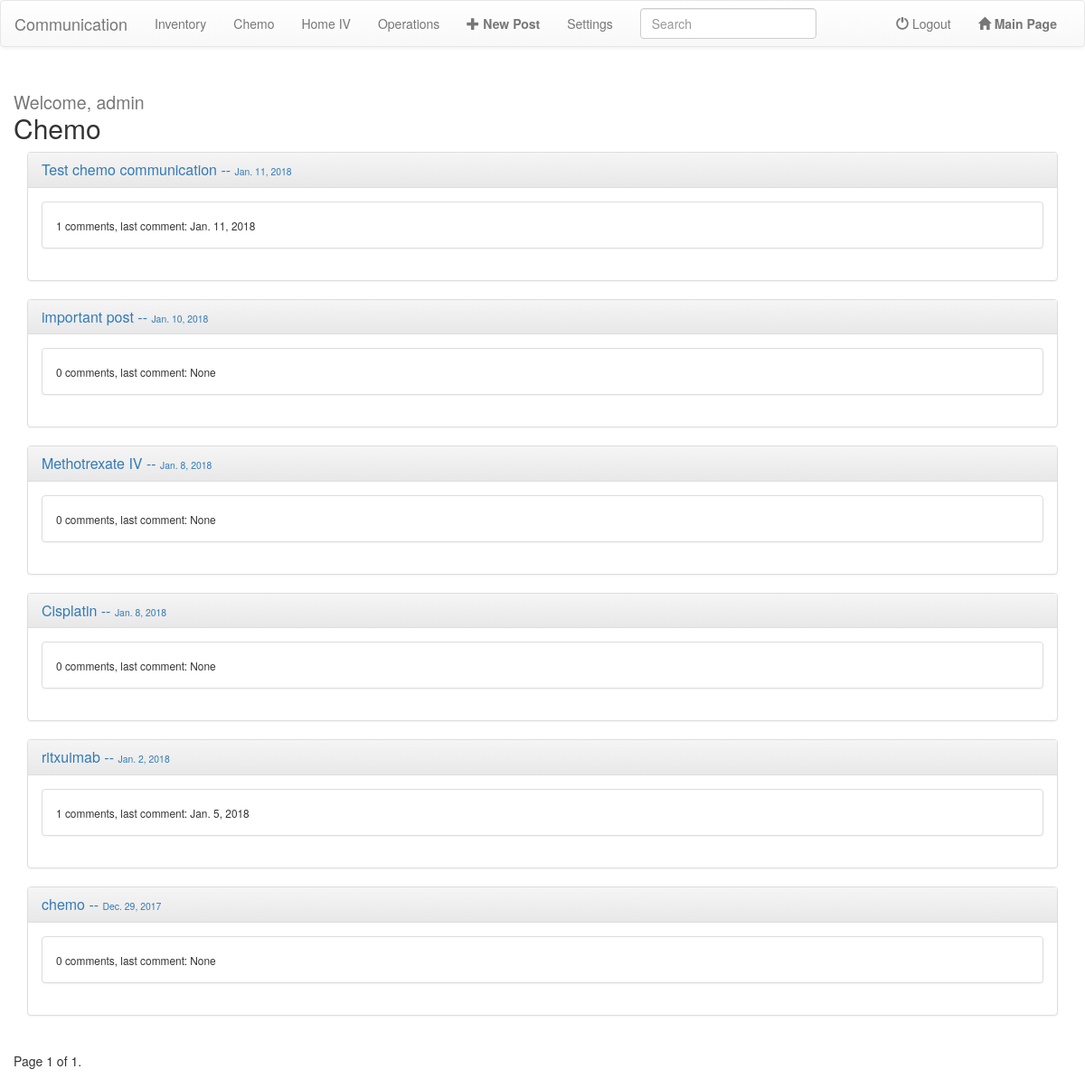
The app's page /staffcom/chemo/ (signed in) with its own data.
### staffcom/models.py (models this page shows, shortened)
class Comm_Item(models.Model):
	comm_types = [('Inventory','Inventory'),('Chemo','Chemo'),('Operation', 'Operation'), ('HomeIV','HOMEIV'),]
	title = models.CharField(max_length = 200, unique = True, help_text = "<br/>This could be drug name, or shift name, refer to guidelines of use.")
	comm_type = models.CharField(max_length=10, choices=comm_types, default = 'OPS')
	descr = HTMLField()
	date = models.DateField(auto_now=True)
	visible = models.BooleanField(default=True)
	created_by = models.ForeignKey(User, default = "", null=True, blank=True)

### staffcom/views.py (the view)
class View_with_PHI(LoginRequiredMixin, TypeofView):
	pass

### staffcom/views.py (called while the page is built)
	def get_queryset(self):
		rtn_query_list = Comm_Item.objects.filter(comm_type=self.commtype, visible=True).order_by('-date', '-title').annotate(
			num_comments=Count('comments'), earliest_comment=Min('comments__date_time'))
		paginator = Paginator(rtn_query_list, 10)
		page = self.request.GET.get('page')
		try:
			rtn_query = paginator.page(page)
		except PageNotAnInteger:
			rtn_query = paginator.page(1)
		except EmptyPage:
			rtn_query = paginator.page(paginator.num_pages)
		return rtn_query

	def get_context_data(self, **kwargs):
		viewname = super(TypeofView, self).get_context_data(**kwargs)
		viewname['viewname'] = self.commtype
		viewname['username'] = self.request.user.get_username()
		return viewname

### staffcom/templates/staffcom/frontpage.html (shortened to what this page needs)
{% extends 'staffcom/mainpage.html' %}
{% block content %}
<div class='container'>
	<div class = 'row' id ='list_view'>
		{% include 'staffcom/list.html' %}
	</div>
</div>
{% endblock %}

### staffcom/templates/staffcom/list.html (shortened to what this page needs)
<h2>
{% if user.is_authenticated %}
<small>Welcome, {{ username }}</small>
<br>
{% endif %}
{{ viewname }}</h2>
	{% for com in inv_com %}
		<div class ='col-md-12'>
			<div class="panel panel-default">
					<div class="panel-heading">
						<a href="{% url 'details' pk=com.pk %}">
					    	<h2 class="panel-title">{{ com.title }} -- <small>{{com.date}}</small></h2>
					    </a>
					</div>
				<div class="panel-body">
					<div class="panel panel-default">
					  <div class="panel-body">
					    <small>{{ com.num_comments }} comments, last comment: {{ com.earliest_comment }}</small>
					  </div>
					</div>
				</div>
			</div>
		</div>
	{% endfor %}
{% if inv_com.number %}
<div class="pagination">
    <span class="step-links">
        <span class="current">
            Page {{ inv_com.number }} of {{ inv_com.paginator.num_pages }}.
        </span>
    </span>
</div>
{% endif %}

### records on screen
Comm_Item: title "Test chemo communication", date "Jan. 11, 2018", num_comments "1", earliest_comment "Jan. 11, 2018"
Comm_Item: title "important post", date "Jan. 10, 2018", num_comments "0", earliest_comment "None"
Comm_Item: title "Methotrexate IV", date "Jan. 8, 2018", num_comments "0", earliest_comment "None"
Comm_Item: title "Cisplatin", date "Jan. 8, 2018", num_comments "0", earliest_comment "None"
Comm_Item: title "ritxuimab", date "Jan. 2, 2018", num_comments "1", earliest_comment "Jan. 5, 2018"
Comm_Item: title "chemo", date "Dec. 29, 2017", num_comments "0", earliest_comment "None"

### other values on screen
{{ username }} "admin"
{{ viewname }} "Chemo"
{{ inv_com.number }} "1"
{{ inv_com.paginator.num_pages }} "1"
